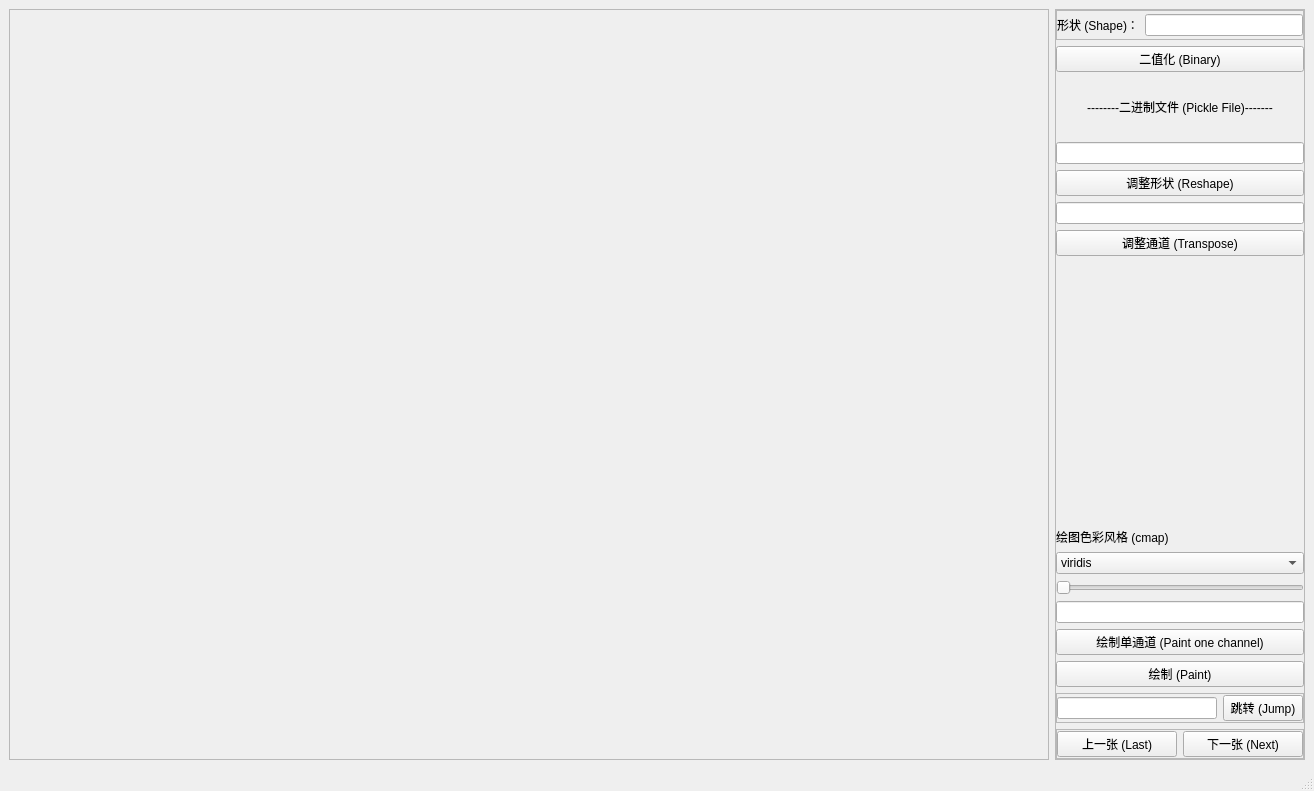
<?xml version="1.0" encoding="UTF-8"?>
<ui version="4.0">
 <class>MainWindow</class>
 <widget class="QMainWindow" name="MainWindow">
  <property name="geometry">
   <rect>
    <x>0</x>
    <y>0</y>
    <width>1314</width>
    <height>791</height>
   </rect>
  </property>
  <property name="windowTitle">
   <string>MainWindow</string>
  </property>
  <widget class="QWidget" name="centralwidget">
   <layout class="QHBoxLayout" name="horizontalLayout" stretch="3,1">
    <item>
     <widget class="QFrame" name="frame_main">
      <property name="frameShape">
       <enum>QFrame::StyledPanel</enum>
      </property>
      <property name="frameShadow">
       <enum>QFrame::Raised</enum>
      </property>
      <layout class="QGridLayout" name="gridLayout">
       <property name="leftMargin">
        <number>0</number>
       </property>
       <property name="topMargin">
        <number>0</number>
       </property>
       <property name="rightMargin">
        <number>0</number>
       </property>
       <property name="bottomMargin">
        <number>0</number>
       </property>
      </layout>
     </widget>
    </item>
    <item>
     <widget class="QFrame" name="frame_func">
      <property name="maximumSize">
       <size>
        <width>250</width>
        <height>16777215</height>
       </size>
      </property>
      <property name="frameShape">
       <enum>QFrame::StyledPanel</enum>
      </property>
      <property name="frameShadow">
       <enum>QFrame::Raised</enum>
      </property>
      <layout class="QVBoxLayout" name="verticalLayout">
       <property name="leftMargin">
        <number>0</number>
       </property>
       <property name="topMargin">
        <number>0</number>
       </property>
       <property name="rightMargin">
        <number>0</number>
       </property>
       <property name="bottomMargin">
        <number>0</number>
       </property>
       <item>
        <widget class="QFrame" name="frame_shape">
         <property name="minimumSize">
          <size>
           <width>0</width>
           <height>30</height>
          </size>
         </property>
         <property name="frameShape">
          <enum>QFrame::StyledPanel</enum>
         </property>
         <property name="frameShadow">
          <enum>QFrame::Raised</enum>
         </property>
         <layout class="QHBoxLayout" name="horizontalLayout_3">
          <property name="leftMargin">
           <number>0</number>
          </property>
          <property name="topMargin">
           <number>0</number>
          </property>
          <property name="rightMargin">
           <number>0</number>
          </property>
          <property name="bottomMargin">
           <number>0</number>
          </property>
          <item>
           <widget class="QLabel" name="label_shape">
            <property name="text">
             <string>形状 (Shape)：</string>
            </property>
           </widget>
          </item>
          <item>
           <widget class="QLineEdit" name="lineEdit_shape"/>
          </item>
         </layout>
        </widget>
       </item>
       <item>
        <widget class="QPushButton" name="pushButton_binary">
         <property name="text">
          <string>二值化 (Binary)</string>
         </property>
        </widget>
       </item>
       <item>
        <spacer name="verticalSpacer_2">
         <property name="orientation">
          <enum>Qt::Vertical</enum>
         </property>
         <property name="sizeType">
          <enum>QSizePolicy::Fixed</enum>
         </property>
         <property name="sizeHint" stdset="0">
          <size>
           <width>20</width>
           <height>20</height>
          </size>
         </property>
        </spacer>
       </item>
       <item>
        <widget class="QLabel" name="label">
         <property name="text">
          <string>--------二进制文件 (Pickle File)-------</string>
         </property>
         <property name="alignment">
          <set>Qt::AlignCenter</set>
         </property>
        </widget>
       </item>
       <item>
        <spacer name="verticalSpacer_3">
         <property name="orientation">
          <enum>Qt::Vertical</enum>
         </property>
         <property name="sizeType">
          <enum>QSizePolicy::Fixed</enum>
         </property>
         <property name="sizeHint" stdset="0">
          <size>
           <width>20</width>
           <height>20</height>
          </size>
         </property>
        </spacer>
       </item>
       <item>
        <widget class="QLineEdit" name="lineEdit_reshape"/>
       </item>
       <item>
        <widget class="QPushButton" name="pushButton_reshape">
         <property name="text">
          <string>调整形状 (Reshape)</string>
         </property>
        </widget>
       </item>
       <item>
        <widget class="QLineEdit" name="lineEdit_transpose"/>
       </item>
       <item>
        <widget class="QPushButton" name="pushButton_transpose">
         <property name="text">
          <string>调整通道 (Transpose)</string>
         </property>
        </widget>
       </item>
       <item>
        <spacer name="verticalSpacer">
         <property name="orientation">
          <enum>Qt::Vertical</enum>
         </property>
         <property name="sizeHint" stdset="0">
          <size>
           <width>20</width>
           <height>40</height>
          </size>
         </property>
        </spacer>
       </item>
       <item>
        <widget class="QLabel" name="label_2">
         <property name="text">
          <string>绘图色彩风格 (cmap)</string>
         </property>
        </widget>
       </item>
       <item>
        <widget class="QComboBox" name="comboBox">
         <item>
          <property name="text">
           <string>viridis</string>
          </property>
         </item>
         <item>
          <property name="text">
           <string>viridis</string>
          </property>
         </item>
         <item>
          <property name="text">
           <string>plasma</string>
          </property>
         </item>
         <item>
          <property name="text">
           <string>hot</string>
          </property>
         </item>
         <item>
          <property name="text">
           <string>gray</string>
          </property>
         </item>
         <item>
          <property name="text">
           <string>gray_r</string>
          </property>
         </item>
         <item>
          <property name="text">
           <string>RdBu</string>
          </property>
         </item>
         <item>
          <property name="text">
           <string>RdYlBu</string>
          </property>
         </item>
        </widget>
       </item>
       <item>
        <widget class="QSlider" name="horizontalSlider">
         <property name="maximum">
          <number>2</number>
         </property>
         <property name="orientation">
          <enum>Qt::Horizontal</enum>
         </property>
        </widget>
       </item>
       <item>
        <widget class="QLineEdit" name="lineEdit_channel"/>
       </item>
       <item>
        <widget class="QPushButton" name="pushButton_channel">
         <property name="text">
          <string>绘制单通道 (Paint one channel)</string>
         </property>
        </widget>
       </item>
       <item>
        <widget class="QPushButton" name="pushButton_paint">
         <property name="text">
          <string>绘制 (Paint)</string>
         </property>
        </widget>
       </item>
       <item>
        <widget class="QFrame" name="frame_page">
         <property name="minimumSize">
          <size>
           <width>0</width>
           <height>30</height>
          </size>
         </property>
         <property name="frameShape">
          <enum>QFrame::StyledPanel</enum>
         </property>
         <property name="frameShadow">
          <enum>QFrame::Raised</enum>
         </property>
         <layout class="QHBoxLayout" name="horizontalLayout_4">
          <property name="leftMargin">
           <number>0</number>
          </property>
          <property name="topMargin">
           <number>0</number>
          </property>
          <property name="rightMargin">
           <number>0</number>
          </property>
          <property name="bottomMargin">
           <number>0</number>
          </property>
          <item>
           <widget class="QLineEdit" name="lineEdit_page"/>
          </item>
          <item>
           <widget class="QPushButton" name="pushButton_page">
            <property name="text">
             <string>跳转 (Jump)</string>
            </property>
           </widget>
          </item>
         </layout>
        </widget>
       </item>
       <item>
        <widget class="QFrame" name="frame_tools">
         <property name="minimumSize">
          <size>
           <width>0</width>
           <height>30</height>
          </size>
         </property>
         <property name="frameShape">
          <enum>QFrame::StyledPanel</enum>
         </property>
         <property name="frameShadow">
          <enum>QFrame::Raised</enum>
         </property>
         <layout class="QHBoxLayout" name="horizontalLayout_2">
          <property name="leftMargin">
           <number>0</number>
          </property>
          <property name="topMargin">
           <number>0</number>
          </property>
          <property name="rightMargin">
           <number>0</number>
          </property>
          <property name="bottomMargin">
           <number>0</number>
          </property>
          <item>
           <widget class="QPushButton" name="pushButton_last">
            <property name="text">
             <string>上一张 (Last)</string>
            </property>
           </widget>
          </item>
          <item>
           <widget class="QPushButton" name="pushButton_next">
            <property name="text">
             <string>下一张 (Next)</string>
            </property>
           </widget>
          </item>
         </layout>
        </widget>
       </item>
      </layout>
     </widget>
    </item>
   </layout>
  </widget>
  <widget class="QMenuBar" name="menubar">
   <property name="geometry">
    <rect>
     <x>0</x>
     <y>0</y>
     <width>1314</width>
     <height>21</height>
    </rect>
   </property>
  </widget>
  <widget class="QStatusBar" name="statusbar"/>
 </widget>
 <resources/>
 <connections/>
</ui>
